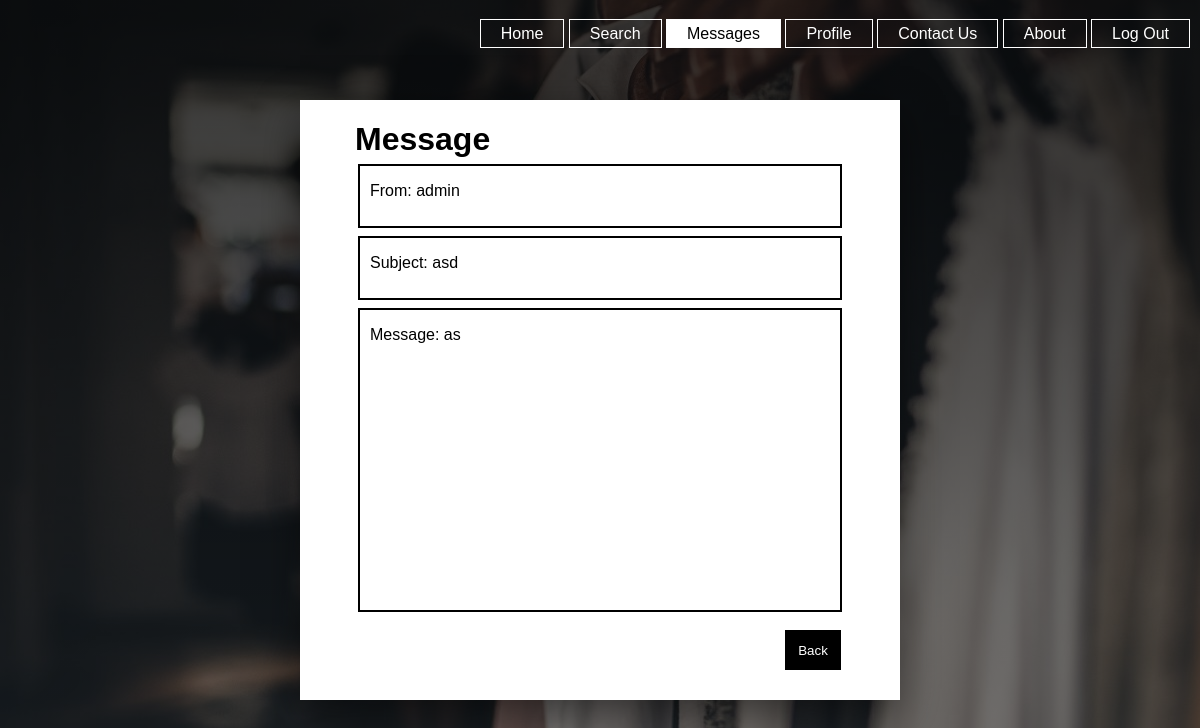
The app's page /fyp2/messagedisplay.php?ID=11 with its own data.
### tables this page shows
CREATE TABLE `privatemessages` (
  `id` int(11) NOT NULL,
  `from_user` varchar(255) NOT NULL,
  `to_user` varchar(255) NOT NULL,
  `subject` varchar(255) NOT NULL,
  `message` text NOT NULL,
  `read` tinyint(1) NOT NULL,
  `msgdate` datetime NOT NULL
);

### fyp2/messagedisplay.php (the view, shortened to what this page needs)
<?php
require 'db.php';
if(isset($_GET['ID'])){
  $ID = $mysqli->escape_string($_GET['ID']);
  $sql = "SELECT * FROM privatemessages WHERE id='$ID'";
  $result = $mysqli->query($sql) or die("bad query");
  $row = mysqli_fetch_array($result);
}
else{
  header('location:messagemain.php');
}
?>
<html>
<link rel="stylesheet" type="text/css" href="Main.css">
<div class="navbar">
  <ul>
    <li><a href="membershome.php">Home</a></li>
    <li><a href="profilesearch.php">Search</a></li>
    <li class = "active"><a href="messageinbox.php">Messages</a></li>
    <li><a href="profile.php">Profile</a></li>
    <li><a href="Contact.php">Contact Us</a></li>
    <li><a href="about.php">About</a></li>
    <li><a href="Logout.php">Log Out</a></li>
      </ul>
      </div>
<body>
  <div class = "containermsg">
    <div class = "msg-title">
      <h1>Message</h1>
    </div>
    <div class = "msg-from">
      <?php
      echo "<p>From: ".$row['from_user']; "</p>";
      ?>
    </div>
    <div class = "msg-subject">
      <?php
      echo "<p>Subject: ".$row['subject']; "</p>";
      ?>
    </div>
    <div class = "msg-body">
      <?php
      echo "<p>Message: ".$row['message']; "</p>";
      ?>
    </div>
<div class = "msg-btns">
  <div class = "msg-btns3">
  <form action="messageinbox.php" autocomplete="off">
    <button name ="backbtn"/>Back</button>
  </form>
</div>
</div>
</div>
</body>
</html>

### fyp2/main.css (style rules this page uses)
.navbar ul { float:right; list-style-type: none; margin-top: 25px; padding-right: 10px; }
.navbar ul li { display:inline-block; }
.navbar ul li.active a { background-color: white; color:black; border-color: white; }
.navbar ul li a { text-decoration: none; color:white; padding: 5px 20px; border: 1px solid; transition: 0.6s ease; }
.navbar { max-width: 1200px; margin: auto; float:right; }
body { margin: 0; padding: 0; background-color: black; background-size: cover; font-family: sans-serif; position: absolute; left: 0; top: 0; background-image:linear-gradient(rgba(0,0,0,0.8),rgba(0,0,0,0.5)), url(images/clothes2.png); width: 100%; height: 100vh; border: none; background-attachment: fixed; background-size: cover; background-position: center center; }
.containermsg { top:50%; left:50%; transform:translate(-50%,-50%); position: fixed; width: 600px; height: 600px; background-color: white; margin:0 auto; box-shadow: 0 15px 40px rgba(0, 0, 0, 0.5); box-sizing: border-box; }
.msg-from { border: 2px solid black; position: fixed; transform: translate(-50%,-50%); top:16%; width: 80%; left:50%; height:10%; }
.msg-subject { border: 2px solid black; position: fixed; transform: translate(-50%,-50%); top:28%; width: 80%; left:50%; height:10%; }
.msg-body { width: 50%; position: fixed; border: 2px solid black; top: 60%; left: 50%; height: 50%; width: 80%; overflow: auto; transform:translate(-50%,-50%); }
.msg-title { margin-left: 55px; }
.msg-from p { margin-left: 10px; }
.msg-subject p { margin-left: 10px; }
.msg-body p { margin-left: 10px; }
.msg-btns3 { position: fixed; transform:translate(-50%,-50%); top:93%; right: 5%; }
.msg-btns button { border: none; outline: none; height: 40px; color: white; background: black; width: 56px; position: relative; left:25%; }
.containermsg form { margin-left: 30px; }

### records on screen
privatemessages: from_user "admin", subject "asd", message "as"
